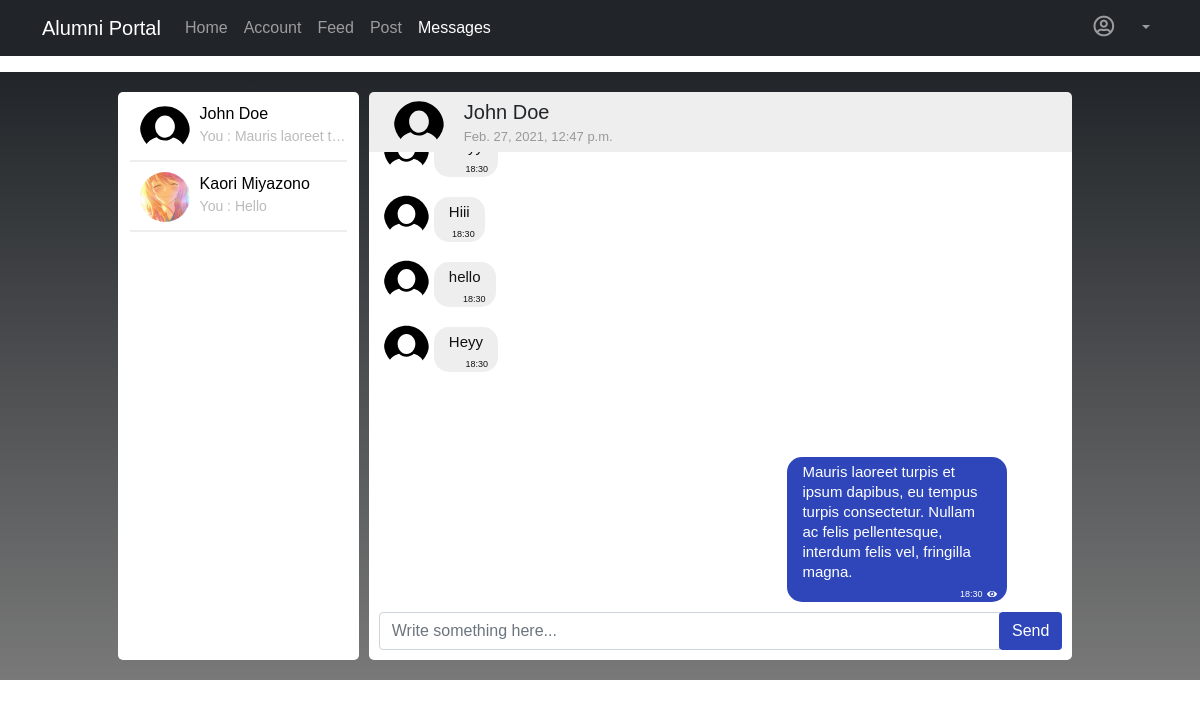
The page /chat/t/4efc756ad5e50fa2c840719ea76f1e30/ (signed in) on the database its author committed.
### chat/models.py (models this page shows, shortened)
class Chats(models.Model):
    group_name=models.CharField(primary_key=True,null=False,max_length=100)
    data=models.TextField(null=True)
    members=models.ManyToManyField(Account,related_name='chats')
    last_seen_msg=models.TextField(null=True)
    @property
    def age(self):
        chat_data = json.loads(self.data)
        if len(chat_data):
            age=datetime.now() - datetime.fromisoformat(chat_data[-1]['time'])
            return age.seconds
        else:
            return -1
    @property
    def last_msg(self):
        chat_data = json.loads(self.data)
        if len(chat_data):
            return chat_data[-1]
        else:
            return None

### users/models.py (models this page shows)
class Account(models.Model):
    user=models.OneToOneField(User, on_delete=models.CASCADE)
    name=models.CharField(max_length=50)
    email=models.EmailField()
    following=models.ManyToManyField('Account',related_name='followers', blank=True)
    profile_img=models.ImageField(upload_to=profile_image_path,null=True)
    last_active=models.DateTimeField(null=True,default=datetime.now)
    @property
    def profile_img_url(self):
        if self.profile_img:
            return self.profile_img.url
        else:
            return "/static/img/default-avatar.svg"

### chat/views.py (the view)
# urls.py: path(r't/<room_name>/',views.chatroom,name='chatroom'),
def chatroom(request,room_name):
    if request.user.is_authenticated:
        try:
            chat=Chats.objects.get(group_name=room_name)
            other=list(filter(lambda x:x.user.username!=request.user.username,list(chat.members.all())))[0]
            context={}
            context['title']=other.name
            context['room_icon']=other.profile_img_url
            context['room_name']=room_name
            context['subtitle']=correct_tz(other.last_active) if other.last_active else ''
            context['data']=json.loads(chat.data)
            context['other']=other.user.username
            context['dp_urls']={}
            context['seen']=json.loads(chat.last_seen_msg)
            convs=[]
            for conv in request.user.account.chats.all():
                if conv.last_msg:
                    convs.append(conv)
            convs.sort(key = lambda x:x.age)
            context['convs']=convs
            for member in chat.members.all():
                context['dp_urls'][member.user.username]=member.profile_img_url
        except Chats.DoesNotExist:
            return HttpResponse('chatroomdne',status=500)
        return render(request,'chat.html',context)
    else:
        return HttpResponse('notloggedin',status=500)

### chat/templatetags/extra_tags.py (called while the page is built)
@register.filter(name='key')
def key(value,arg):
    return value.get(arg)

@register.filter(name='chat_other_name')
def chat_other_name(value, arg):
    name = None
    for user in list(value.members.all()):
        if user.user != arg:
            name = user.name
    return name

@register.filter(name='chat_other_img')
def chat_other_img(value, arg):
    url = None
    for user in list(value.members.all()):
        if user.user != arg:
            url = user.profile_img_url
    return url

### chat/views.py (called while the page is built)
def correct_tz(dt):
    dt=dt.replace(tzinfo=timezone(timedelta(hours=-6,minutes=30)))
    return dt

### chat/templates/chat.html (shortened to what this page needs)
{% extends "base.html" %}
{% load extra_tags%}
{% block style %}
    <link href="https://cdn.jsdelivr.net/npm/bootstrap@5.0.0-beta1/dist/css/bootstrap.min.css" rel="stylesheet">
    <link rel="stylesheet" href="/static/stylesheets/style-chat.css">
{% endblock %}
{% block content %}
    <div class="chatbox-wrapper">
        <div class="row">
            <section class="convos col-lg-3 col-md-3">
                {% for chat in convs %}
                <a href="{% url 'chatroom' chat.group_name%}">
                    <div class="well conv">
                        <img src="{{chat|chat_other_img:user}}">
                        <div>
                            <p>{{chat|chat_other_name:user}}</p>
                            <span>
                                {% if chat.last_msg.username != user.username %}
                                    {{chat|chat_other_name:user}}
                                {% else %}
                                    You
                                {% endif %}
                                : {{chat.last_msg.text}}
                            </span>
                        </div>
                    </div>
                </a>
                {% endfor %}
            </section>
            <section class="chatbox col-lg-9 col-md-9 col-sm-12 col-xs-12">
                <div class="chatbox-header well">
                    <img src="{{room_icon}}" alt="">
                    <div>
                        <p>{{title}}</p>
                        <span>{{subtitle}}</span>
                    </div>
                </div>
                <div class="chatbox-messages well">
                    {% for message in data %}
                    <div class="msg-wrapper {%if message.username == user.username%}msg-wrapper-self{%else%}msg-wrapper-other{%endif%}">
                        <div class="msg-profile-img-wrapper"><img src="{{dp_urls|key:message.username}}"></div>
                        <div class="msg">
                            <p class="msg-text">{{message.text}}</p>
                            <div class="msg-info">
                                <img src="/static/img/read.svg" alt=""
                                {% if message.username == user.username and message.id >= seen|key:other%}style="display:none;"{% endif %}>
                                <span>18:30</span>
                            </div>
                        </div>
                    </div>
                    {% endfor %}
                </div>
                <div class="chatbox-footer well">
                    <div class="input-group input-group-md">
                        <input type="text" class="form-control" id="chatbox-input"placeholder="Write something here...">
                        <span class="input-group-btn">
                            <button class="btn btn-default" id="chatbox-send">Send</button>
                        </span>
                    </div>
                </div>
            </section>
        </div>
    </div>
{% endblock %}

### users/templates/base.html (shortened to what this page needs)
<!DOCTYPE html>
<html>
<head>
    <link rel="stylesheet" href="https://stackpath.bootstrapcdn.com/bootstrap/4.4.1/css/bootstrap.min.css">
    <link rel="stylesheet" href="https://use.fontawesome.com/releases/v5.13.0/css/all.css"> {% load static %}
    <link rel="stylesheet" href="/static/users/doc.css">
    <link rel="stylesheet" href="/static/stylesheets/style-base.css">
    {% block style %}
    {% endblock %}
</head>
<body>
    <nav class="navbar navbar-expand-md navbar-dark fixed-top bg-dark">
        <div class="container">
            <a href="{% url 'home' %}" class="navbar-brand">Alumni Portal</a>
            <div class="collapse navbar-collapse" id="navbarCollapse">
                <ul class="navbar-nav mr-auto">
                    <li class="nav-item">
                        <a href="{% url 'home' %}" class="nav-link{% if request.resolver_match.view_name == 'home' %} active{% endif %}">Home</a>
                    </li>
                    {% if user.is_authenticated %}
                    <li class="nav-item" data-turbolinks="false">
                        <a class="nav-link{% if request.resolver_match.view_name == 'account' %} active{% endif %}" href="{% url 'account' user.username %}">Account</a>
                    </li>
                    <li class="nav-item" data-turbolinks="false">
                        <a class="nav-link{% if request.resolver_match.view_name == 'post:feed' %} active{% endif %}" href="{% url 'post:feed' %}">Feed</a>
                    </li>
                    <li class="nav-item" data-turbolinks="false">
                        <a class="nav-link{% if request.resolver_match.view_name == 'post:wall' %} active{% endif %}" href="{% url 'post:wall' %}">Post</a>
                    </li>
                    <li class="nav-item" data-turbolinks="false">
                        <a class="nav-link{% if request.resolver_match.view_name == 'chatroom' %} active{% endif %}" href="{% url 'chats' %}">Messages</a>
                    </li>
                    {% endif %}
                </ul>
                <ul class="navbar-nav justify-content-end">
                    {% if user.is_authenticated %}
                    <li class="nav-item dropdown">
                        <a class="nav-link dropdown-toggle" data-toggle="dropdown" href="#" role="button" aria-haspopup="true" aria-expanded="false">
                  {% if user.avatar %}
                    <img src="{{ user.avatar }}" class="rounded-circle align-self-center mr-2" style="width: 32px;">
                  {% else %}
                    <i class="far fa-user-circle fa-lg rounded-circle align-self-center mr-2" style="width: 32px;"></i>
                  {% endif %}
                </a>
                    </li>
                    {% else %}
                    <li class="nav-item">
                        <a href="{% url 'signin' %}" class="nav-link">Sign In</a>
                    </li>
                    {% endif %}
                </ul>
            </div>
        </div>
    </nav>
    <main role="main" class="container">
         {% block content %} {% endblock %}
    </main>
</body>

### users/static/users/doc.css (style rules this page uses)
body { padding-top: 4.5rem; }

### users/static/stylesheets/style-base.css (style rules this page uses)
a, u { text-decoration: none; color: #111; }

### chat/static/stylesheets/style-chat.css (style rules this page uses)
p { margin:0;; }
.chatbox { padding: 10px; }
.chatbox-header { height: 60px; padding: 5px; background: #eee; border-radius: 5px 5px 0 0; }
.chatbox-header div { display: block; float: left; }
.chatbox-header p { font-size: 20px; width: 100%; }
.chatbox-header span { display: block; font-size: 13px; color: #999; }
.chatbox-header img { width: 50px; height: 50px; border-radius: 50%; object-fit: cover; display: block; float: left; margin: 0 20px; }
.chatbox-messages { height: 450px; background: #fff; overflow-y: scroll; }
.chatbox-footer { background: #fff; padding: 10px; border-radius: 0 0 5px 5px; }
main { background: linear-gradient(#212529, rgb(87 87 87 / 80%)); padding: 10px; }
.chatbox-wrapper { margin: 10px auto; }
.chatbox .btn { box-sizing: border-box; height: 100%; background: rgb(46, 70, 186); color: #fff; }
.container, .row, *[class^="col-"], .well { box-sizing: border-box; }
.msg-wrapper { min-height: 30px; padding: 10px 10px 0 10px; width: 100%; box-sizing: border-box; overflow: auto; }
.msg-wrapper .msg { max-width: 220px; min-width: 30px; padding: 5px 15px 15px; line-height: 20px; border-radius: 15px; font-size: 15px; font-weight: 300; margin-top: 10px; position: relative; }
.msg-wrapper .msg p { margin-bottom: 5px; }
.msg-wrapper-self .msg { float: right; background: rgb(46, 70, 186); color: #fff; }
.msg-wrapper-other .msg { float: left; background: #eee; color: #111; }
.msg-profile-img-wrapper img { object-fit: cover; display: block; width: 45px; height: 45px; border-radius: 50%; margin: 5px; }
.msg-wrapper-self .msg-profile-img-wrapper img { float: right; }
.msg-wrapper-other .msg-profile-img-wrapper img { float: left; }
.msg-wrapper .msg-info { position: absolute; right: 10px; bottom: 3px; }
.msg-wrapper .msg-info span { font-size: 9px; float: right; line-height: 10px; }
.msg-wrapper .msg-info img { width: 10px; float: right; margin-left: 5px; }
.convos { background: #fff; border-radius: 5px; margin: 10px 0; overflow-y: scroll; }
.convos .conv img { width: 50px; height: 50px; object-fit: cover; margin: 10px; border-radius: 50%; float: left; }
.convos .conv div { margin-top: 10px; float: left; color: #000; max-width: calc(100% - 70px); }
.convos .conv span { font-size: 14px; text-overflow: ellipsis; display: block; color: #bbb; white-space: nowrap; overflow: hidden; }
.convos .conv { height: 70px; border-bottom: 2px solid #eee; }
main { max-width: 100% !important; }
.chatbox-wrapper { margin: 0px 10%; }

### users/templates/base.html (style rules this page uses)
* { font-family: Arial, Helvetica, sans-serif; }

### rows shown on the page
Chats: shows a picture, group_name.name "John Doe", shows "You", last_msg.text "Mauris laoreet t…"
Chats: group_name.profile_img (picture), group_name.name "Kaori Miyazono", shows "You", last_msg.text "Hello"
Account: name "John Doe"

### other values the page prints
{{ subtitle }} "Feb. 27, 2021, 12:47 p.m."
{{ message.text }} "Hiii" "hello" "Heyy" "Mauris laoreet turpis et ipsum dapibus, eu tempus turpis consectetur. Nullam ac felis pellentesque, interdum felis vel, fringilla magna."
